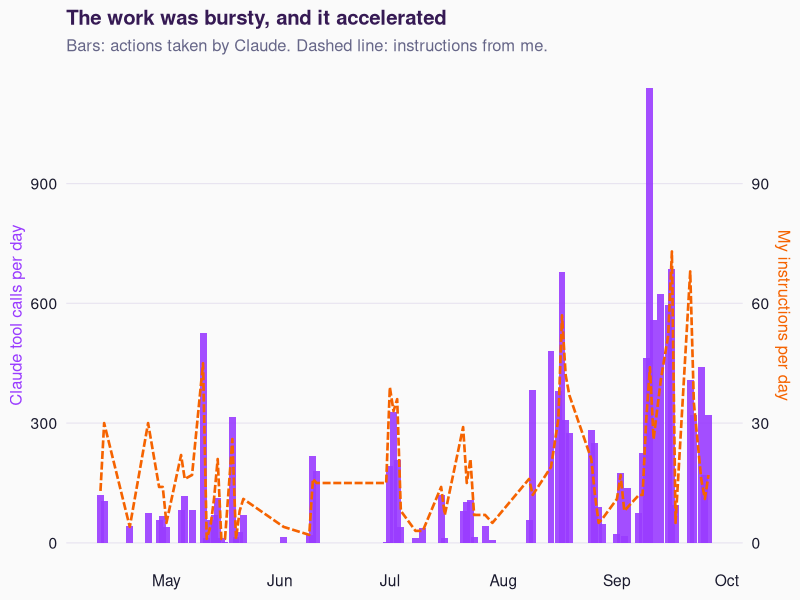
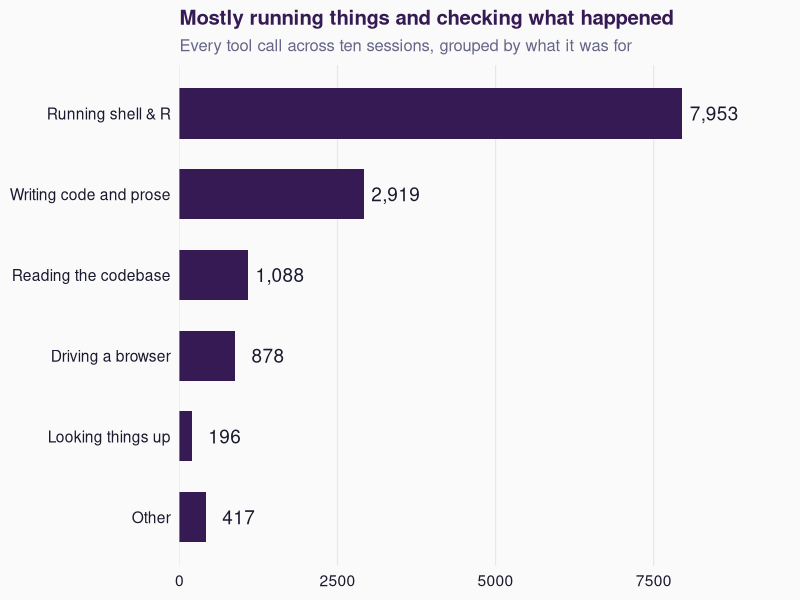
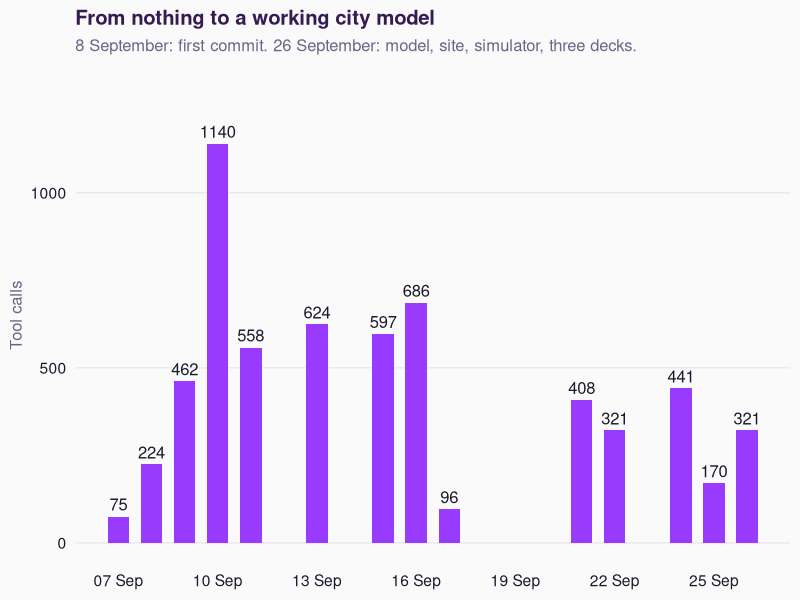

Source code (R) for these figures, in order:
## ---- chunk 1
#| include: false
library(ggplot2)
library(dplyr)

INK    <- "#1a1a2e"
PURPLE <- "#361a54"
BRIGHT <- "#993bff"
WARM   <- "#f56300"
CYAN   <- "#30d6ff"
PALE   <- "#eedeff"
GREY   <- "#666688"

theme_talk <- function(base = 15) {
  theme_minimal(base_size = base) +
    theme(
      plot.title      = element_text(face = "bold", colour = PURPLE, size = rel(1.05)),
      plot.subtitle   = element_text(colour = GREY, size = rel(0.85)),
      axis.text       = element_text(colour = INK),
      axis.title      = element_text(colour = GREY, size = rel(0.85)),
      panel.grid.minor = element_blank(),
      panel.grid.major.x = element_blank(),
      panel.grid.major.y = element_line(colour = "#e8e4f0", linewidth = 0.4),
      plot.background  = element_rect(fill = "#FAFAFA", colour = NA),
      panel.background = element_rect(fill = "#FAFAFA", colour = NA),
      legend.position = "top",
      legend.title    = element_blank()
    )
}
knitr::opts_chunk$set(dev.args = list(bg = "#FAFAFA"))

# ---------------------------------------------------------------------------
# The record. Counted from the Claude Code session transcripts held locally
# (~250 MB of JSONL across 10 sessions) and from git history across the
# project repositories. Snapshot taken 26 September 2026.
# ---------------------------------------------------------------------------

days <- as.Date(c(
  "2026-04-13","2026-04-14","2026-04-21","2026-04-26","2026-04-29","2026-04-30",
  "2026-05-01","2026-05-05","2026-05-06","2026-05-08","2026-05-11","2026-05-12",
  "2026-05-13","2026-05-14","2026-05-15","2026-05-16","2026-05-17","2026-05-19",
  "2026-05-20","2026-05-21","2026-05-22","2026-06-02","2026-06-09","2026-06-10",
  "2026-06-11","2026-06-30","2026-07-01","2026-07-02","2026-07-03","2026-07-04",
  "2026-07-08","2026-07-10","2026-07-15","2026-07-16","2026-07-21","2026-07-22",
  "2026-07-23","2026-07-24","2026-07-27","2026-07-29","2026-08-08","2026-08-09",
  "2026-08-14","2026-08-16","2026-08-17","2026-08-18","2026-08-19","2026-08-25",
  "2026-08-26","2026-08-27","2026-08-28","2026-09-01","2026-09-02","2026-09-03",
  "2026-09-04","2026-09-07","2026-09-08","2026-09-09","2026-09-10","2026-09-11",
  "2026-09-13","2026-09-15","2026-09-16","2026-09-17","2026-09-21","2026-09-22",
  "2026-09-24","2026-09-25","2026-09-26"))

tool_calls <- c(121,105,43,74,57,66,39,82,118,83,525,13,57,70,112,12,3,316,15,28,
                69,14,19,218,179,3,192,328,208,39,11,37,119,11,80,102,107,15,42,7,
                58,383,481,380,678,308,274,283,251,91,48,22,176,18,138,75,224,462,
                1140,558,624,597,686,96,408,321,441,170,321)

instructions <- c(13,30,4,30,14,14,5,22,16,17,45,1,4,11,21,1,1,26,1,8,11,4,2,16,15,
                  15,39,33,36,8,3,3,14,7,29,15,21,7,7,5,16,12,19,31,57,42,37,21,12,
                  5,6,11,17,8,9,12,12,31,44,26,41,52,73,5,68,35,16,11,17)

rec <- tibble(day = days, tool_calls = tool_calls, instructions = instructions)

N_INSTR   <- sum(instructions)   # 1320
N_TOOLS   <- sum(tool_calls)     # 13451
N_DAYS    <- length(days)        # 69
N_ELAPSED <- 166                 # days from first message to last
N_HOURS   <- 108                 # summing gaps under 10 minutes

fam <- tibble(
  what = factor(c("Running shell & R", "Writing code and prose", "Reading the codebase",
                  "Driving a browser", "Looking things up", "Other"),
                levels = rev(c("Running shell & R", "Writing code and prose",
                               "Reading the codebase", "Driving a browser",
                               "Looking things up", "Other"))),
  n = c(7953, 2919, 1088, 878, 196, 417))
## ---- chunk 2
#| fig-width: 11.5
#| fig-height: 4.8
ggplot(rec, aes(day)) +
  geom_col(aes(y = tool_calls), fill = BRIGHT, width = 1.9, alpha = 0.9) +
  geom_line(aes(y = instructions * 10), colour = WARM, linewidth = 0.9, linetype = "31") +
  scale_y_continuous(
    name = "Claude tool calls per day",
    sec.axis = sec_axis(~ . / 10, name = "My instructions per day")) +
  scale_x_date(date_breaks = "1 month", date_labels = "%b") +
  labs(x = NULL,
       title = "The work was bursty, and it accelerated",
       subtitle = "Bars: actions taken by Claude. Dashed line: instructions from me.") +
  theme_talk(14) +
  theme(axis.title.y.right = element_text(colour = WARM),
        axis.title.y.left  = element_text(colour = BRIGHT))
## ---- chunk 3
#| fig-width: 11
#| fig-height: 4.4
ggplot(fam, aes(n, what)) +
  geom_col(fill = PURPLE, width = 0.62) +
  geom_text(aes(label = format(n, big.mark = ",")), hjust = -0.15,
            size = 4.8, colour = INK) +
  scale_x_continuous(limits = c(0, 9200), expand = expansion(mult = c(0, 0.05))) +
  labs(x = NULL, y = NULL,
       title = "Mostly running things and checking what happened",
       subtitle = "Every tool call across ten sessions, grouped by what it was for") +
  theme_talk(14) +
  theme(panel.grid.major.y = element_blank(),
        panel.grid.major.x = element_line(colour = "#e8e4f0", linewidth = 0.4))
## ---- chunk 4
#| fig-width: 11
#| fig-height: 4.0
sept <- rec |> filter(day >= as.Date("2026-09-07"))
ggplot(sept, aes(day, tool_calls)) +
  geom_col(fill = BRIGHT, width = 0.65) +
  geom_text(aes(label = tool_calls), vjust = -0.5, size = 4.2, colour = INK) +
  scale_x_date(date_breaks = "3 days", date_labels = "%d %b") +
  scale_y_continuous(limits = c(0, 1300)) +
  labs(x = NULL, y = "Tool calls",
       title = "From nothing to a working city model",
       subtitle = "8 September: first commit. 26 September: model, site, simulator, three decks.") +
  theme_talk(14)
